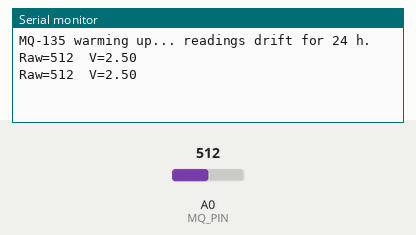
Simulated run of this sketch. Board: Arduino Nano, built with avr-gcc and run on an emulated ATmega328P. On the bench: the last lines printed to the serial monitor. Inputs (shaded band) come from the test bench; at power-on: A0 (MQ_PIN) = 512.

Above: at 1.8 s.
1.9 s: A0 (MQ_PIN) set to 716
At 2.7 s:
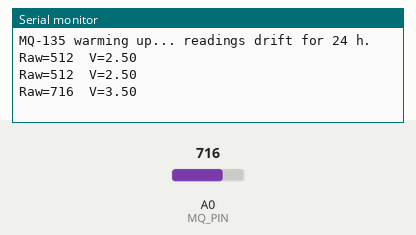
3.4 s: A0 (MQ_PIN) set to 900
At 4.8 s:
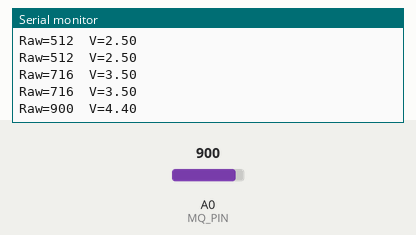
Timing chart, 0 to 6.4 s (numbered marks = the images above; inputs shaded):
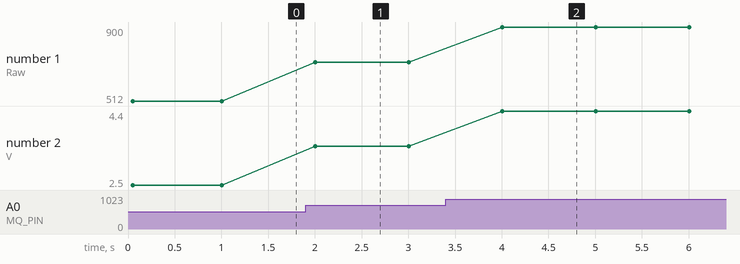

Measured:
- after the input at 1.9 s, the serial monitor: prints a new line after 0.10 s (image 1)
- after the input at 3.4 s, the serial monitor: prints a new line after 0.60 s (image 2)
- plotted number 1: 512 → 716 after the input at 1.9 s, 716 → 900 after the input at 3.4 s
- plotted number 2: 2.5 → 3.5 after the input at 1.9 s, 3.5 → 4.4 after the input at 3.4 s

The sketch:

mq135_serial_read.ino
```cpp
// Reads the MQ-135 analog pin and prints the raw ADC value and corresponding voltage to Serial once per second, with an initial warm-up message.
//
// Full tutorial: https://shillehtek.com/blogs/news/arduino-mq135-indoor-air-monitoring
// Parts used: https://shillehtek.com/products/mq-135-air-quality-hazardous-gas-sensor-module-for-arduino
//             https://shillehtek.com/products/arduino-nano-v3-presoldered-ch340g-atmega328p
//             https://shillehtek.com/products/shillehtek-120pcs-multicolored-dupont-wire
// More examples: https://github.com/shillehbean/shillehtek-examples
//

const int MQ_PIN = A0;

void setup() {
  Serial.begin(9600);
  Serial.println("MQ-135 warming up... readings drift for 24 h.");
}

void loop() {
  int raw = analogRead(MQ_PIN);
  // Higher voltage = more pollution (lower sensor resistance).
  Serial.print("Raw="); Serial.print(raw);
  Serial.print("  V="); Serial.println(raw * (5.0 / 1023.0), 2);
  delay(1000);
}
```
